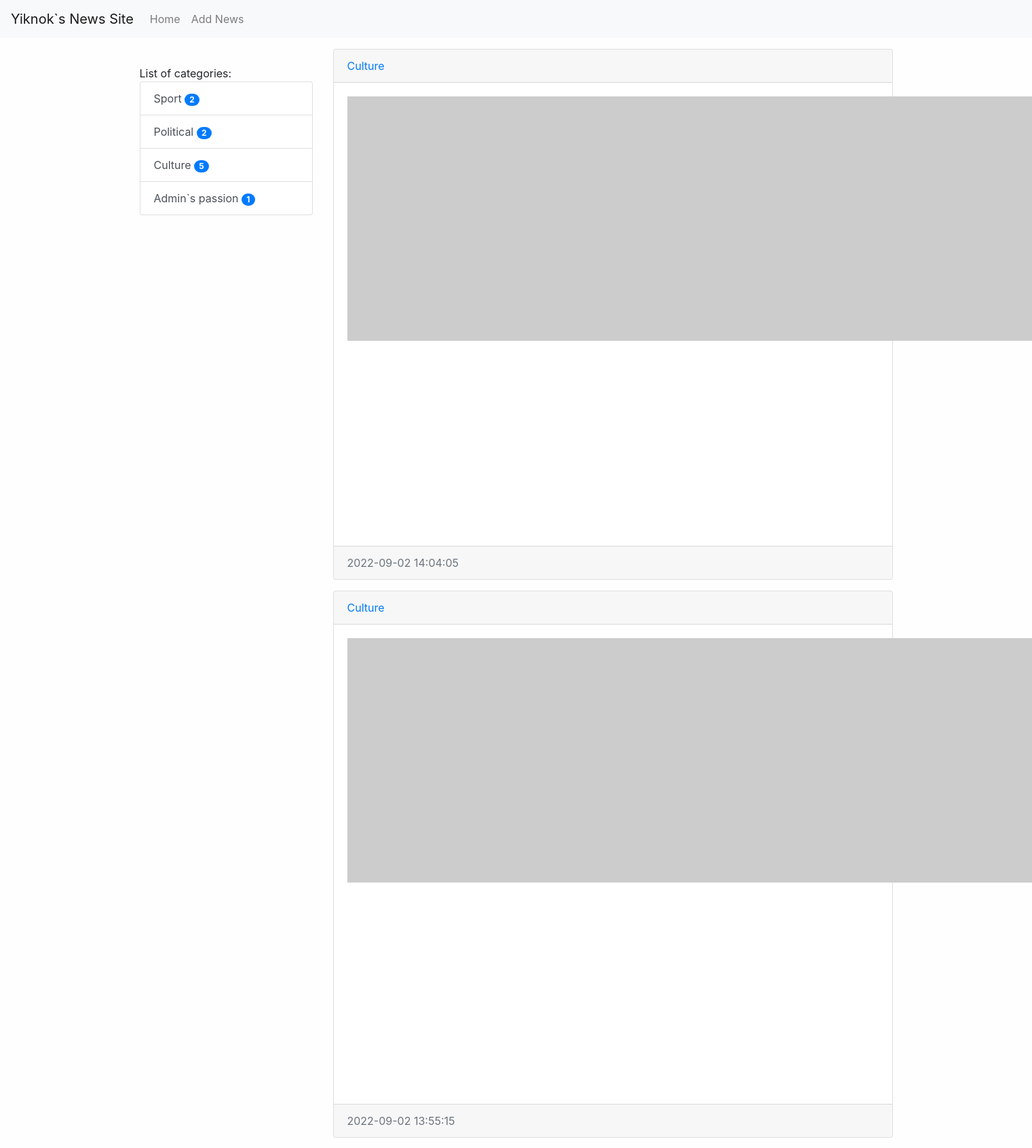
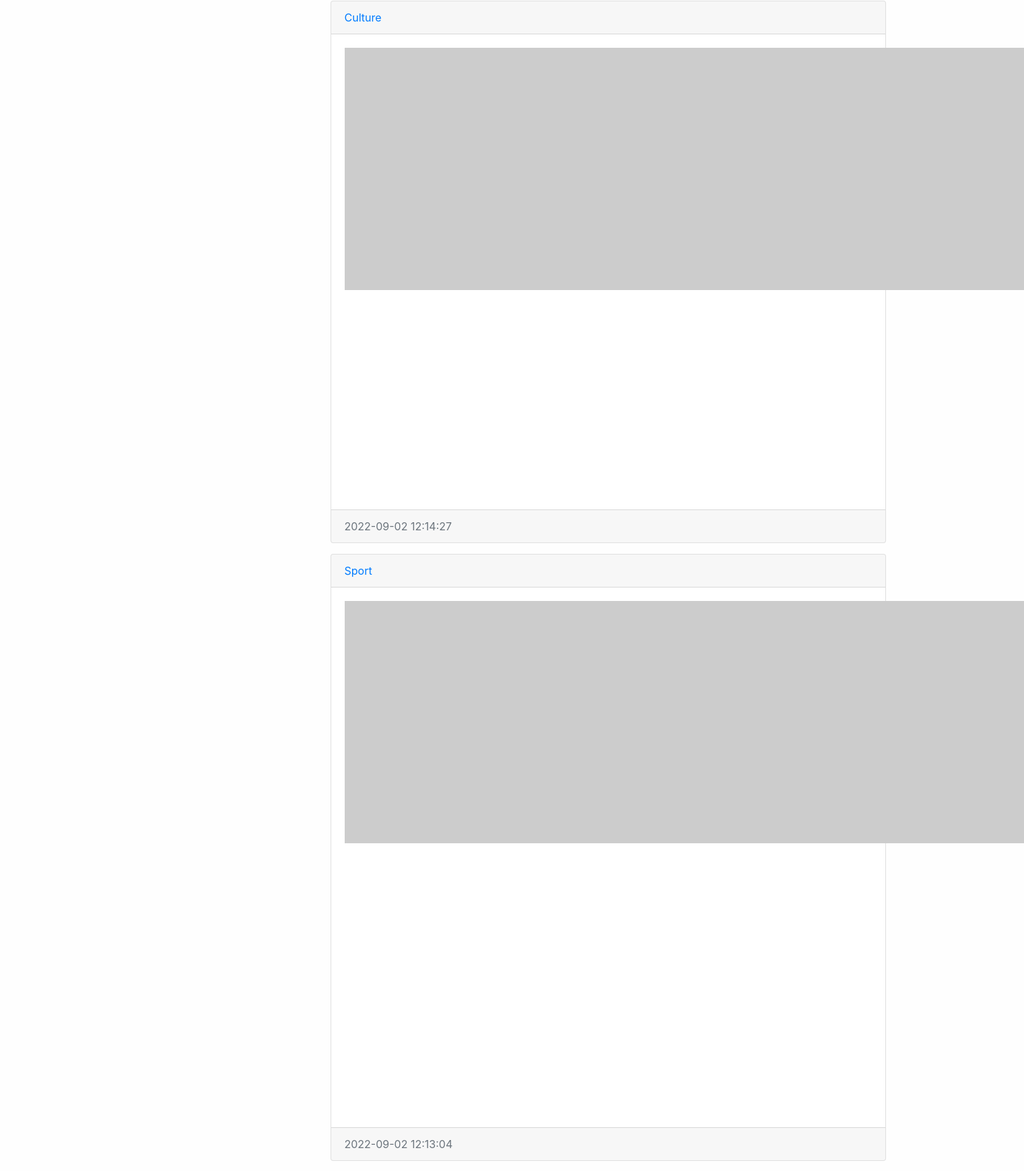
/ (upper part), run on an earlier commit of the app's database (2 pictures, top to bottom).
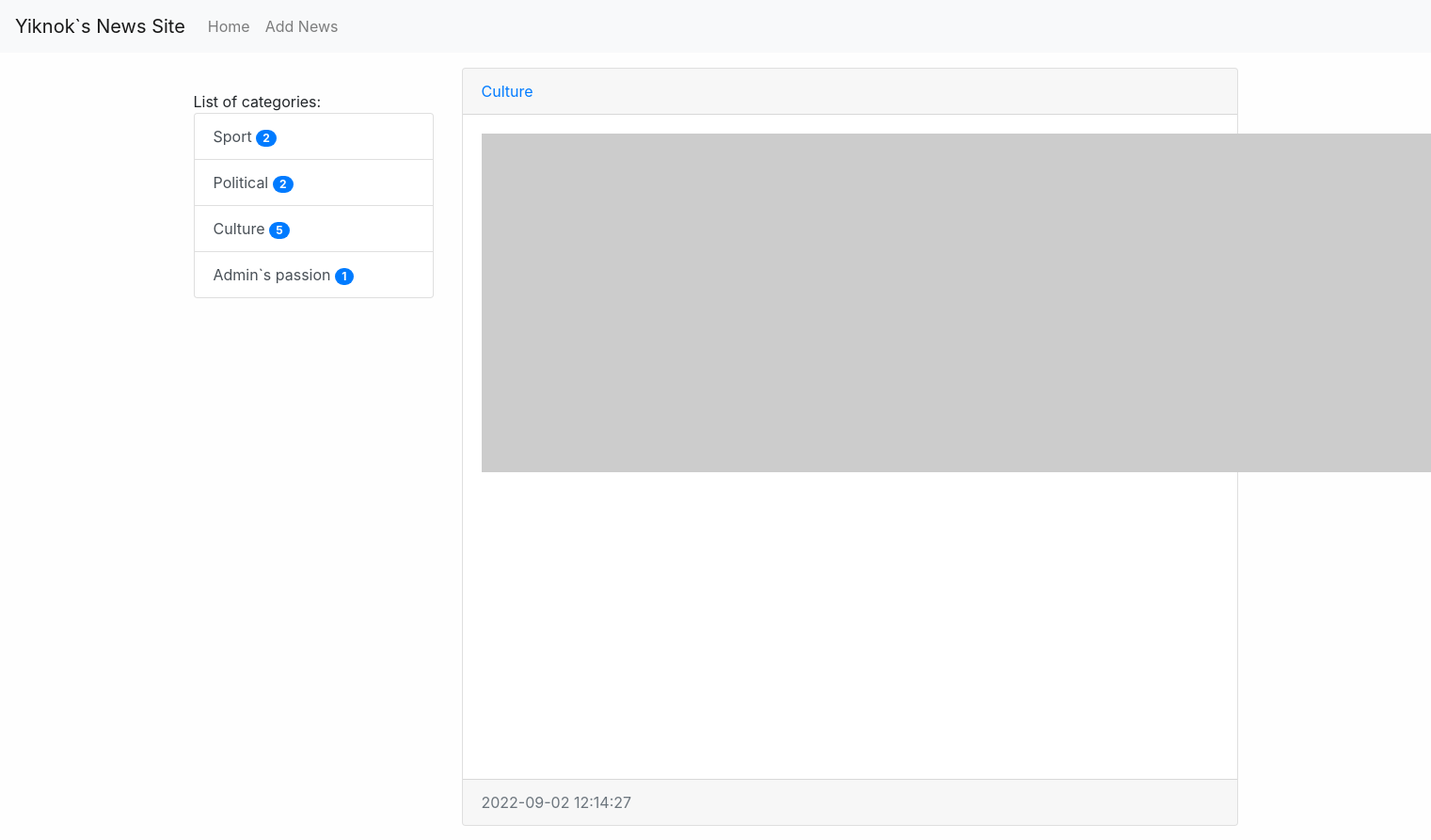
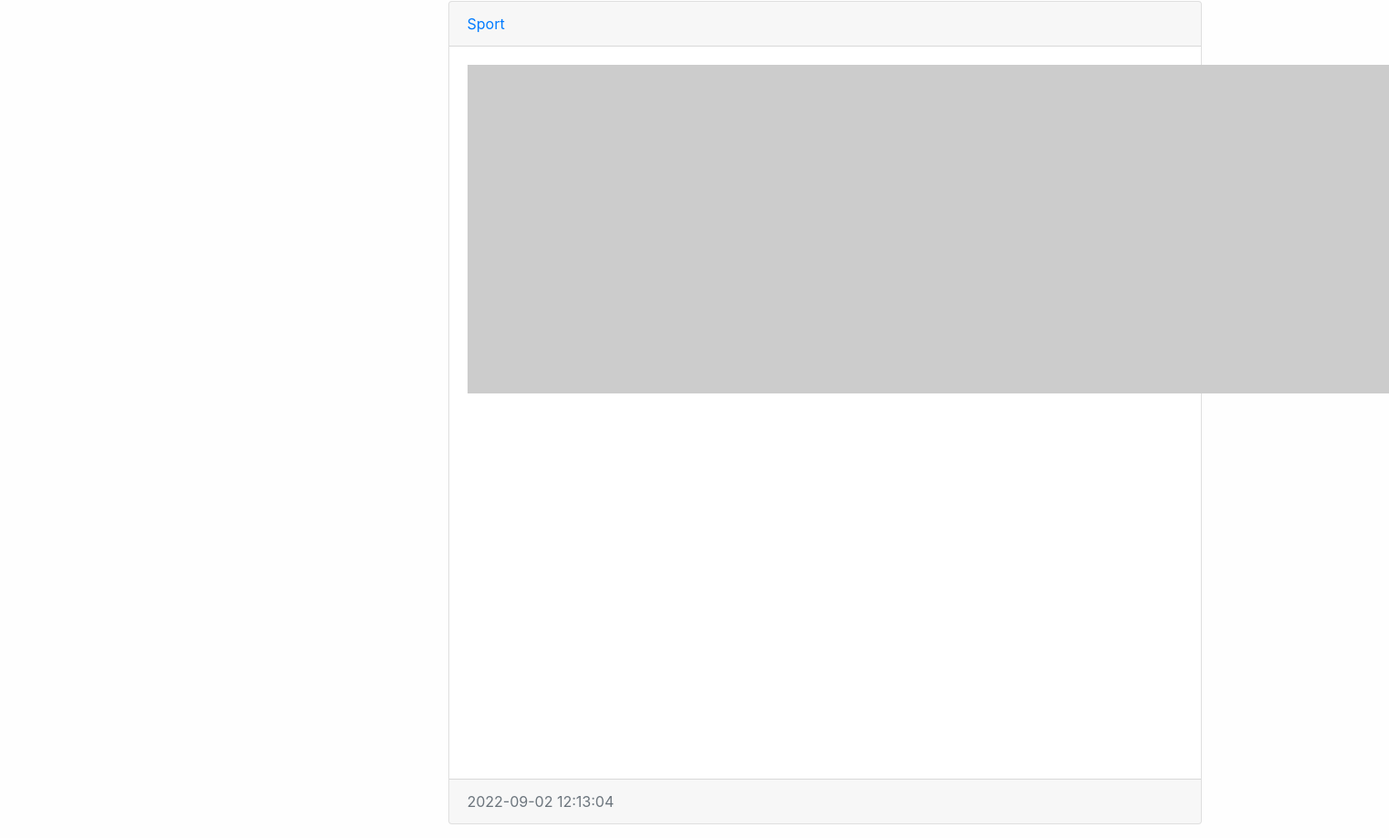
And on a later commit of the database (2 pictures, top to bottom).
### news/models.py (models this page shows, shortened)
class Category(models.Model):
    title = models.CharField(max_length=150, db_index=True, verbose_name='Category title')
    def get_absolute_url(self):
        return reverse('category',kwargs={'category_id':self.pk})
    class Meta:
        verbose_name = 'Category'
        verbose_name_plural = 'Categories'
        ordering = ['title']

class News(models.Model):
    title = models.CharField(max_length=150, verbose_name='News Title')
    content = models.TextField(blank=True, verbose_name='News Content')
    created_at = models.DateTimeField(auto_now_add=True, verbose_name='Created At:')
    updated_at = models.DateTimeField(auto_now=True, verbose_name='Last Update:')
    photo = models.ImageField(upload_to='photos/%Y/%m/%d', blank=True, verbose_name='Photo')
    is_published=models.BooleanField(default=True,verbose_name='Published')
    category = models.ForeignKey('Category', on_delete=models.PROTECT, verbose_name='News Category')
    views = models.IntegerField(default=0)
    def get_absolute_url(self):
        return reverse('view_news',kwargs={'pk':self.pk})
    class Meta:
        verbose_name = 'News'
        verbose_name_plural = 'News'
        ordering = ['-created_at']

### news/views.py (the view)
# urls.py: path('', HomeNews.as_view(), name='home'),
class HomeNews(ListView):
    model = News
    template_name = 'news/class_index.html'
    context_object_name = 'news'
    def get_context_data(self, *, object_list=None, **kwargs):
        context = super().get_context_data(**kwargs)
        context['title'] = 'Home page'
        return context
    def get_queryset(self):
        return News.objects.filter(is_published=True)

### news/templatetags/news_tags.py (called while the page is built)
@register.simple_tag()
def get_categories():
    return Category.objects.all()

@register.inclusion_tag('news/list_categories.html')
def show_categories(arg1, arg2):
    categories = Category.objects.annotate(cnt=Count('news')).filter(cnt__gt=0)
    return {'categories': categories, 'arg1': arg1, 'arg2': arg2}

### news/templates/news/class_index.html (shortened to what this page needs)
{% extends 'base.html' %}
{%block sidebar%}
{%include 'inc/_sidebar.html'%}
{%endblock%}
{%block content%}
{% for item in news%}
<div class="card mb-3">
    <div class="card-header">
        <a href="{{item.category.get_absolute_url}}">{{item.category.title}}</a>
    </div>
    <div class="card-body">
        <div class="media">
            {%if item.photo%}
            <img src="{{item.photo.url}}" width="360" class="mr-3">
            {%else%}
            <img src="https://picsum.photos/id/1060/360/205?blur=2" class="mr-3">
            {%endif%}
        </div>
    </div>
    <div class="card-footer text-muted">
        {{item.created_at | date:'Y-m-d H:i:s'}}
    </div>
</div>
{%endfor%}
{%endblock%}

### news/templates/news/list_categories.html
<div class="list-group">
    {{arg1}} {{arg2}}
    {%for item in categories%}
    <a href="{{item.get_absolute_url}}" class="list-group-item list-group-item-action">{{item.title}}     <span class="badge badge-primary badge-pill">{{item.cnt}}</span>
</a>
    {%endfor%}
</div>

What changed in the data, as far as the page shows it:
no longer on this page (row edited): News: category "Culture", created_at "2022-09-02 14:04:05"
no longer on this page (row edited): News: category "Culture", created_at "2022-09-02 13:55:15"
